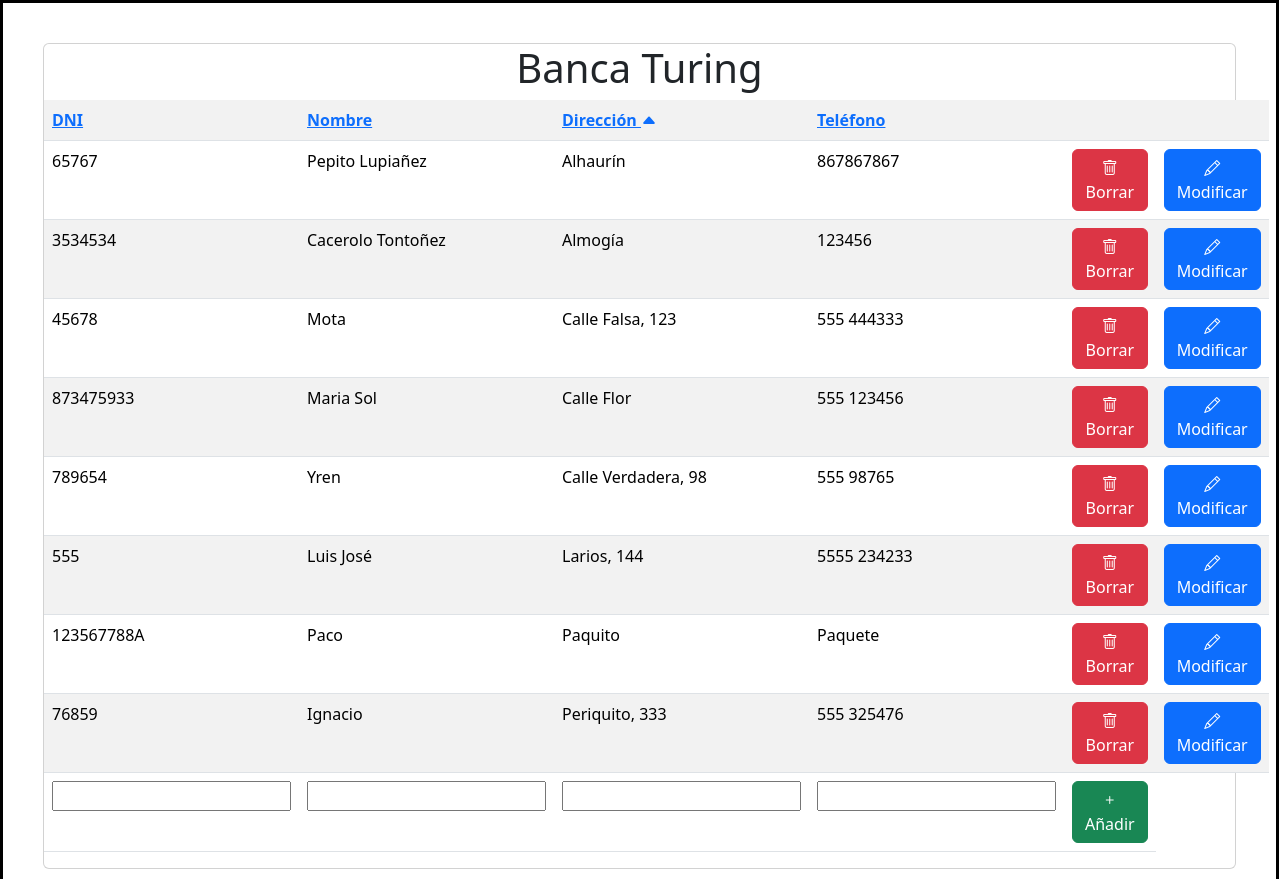
Screenshot of /?orden=direccion&apunta=ASC with the database file from the repository.
### tables this page shows
CREATE TABLE IF NOT EXISTS `cliente` (
  `dni` varchar(10) NOT NULL,
  `nombre` varchar(50) NOT NULL,
  `direccion` varchar(200) NOT NULL,
  `telefono` varchar(20) NOT NULL,
  PRIMARY KEY (`dni`)
);

### src/listado.php (the view, shortened to what this page needs)
<?php
require_once "conexion.php";
$orden = isset($_GET['orden']) ? $_GET['orden'] : "nombre";
$apunta = isset($_GET['apunta']) ? $_GET['apunta'] : "ASC";
$sql = "SELECT dni, nombre, direccion, telefono
        FROM cliente
        ORDER BY $orden $apunta";
$consulta = mysqli_query($conexion, $sql);
function iconoOrden($columna, $orden, $apunta)
{
    if ($orden == $columna) {
        return $apunta == "ASC"
            ? '<i class="bi bi-caret-up-fill"></i>'
            : '<i class="bi bi-caret-down-fill"></i>';
    }
    return "";
}
?>
<table class="table table-striped">
    <tr>
        <th> <a href="?orden=dni&apunta=<?= ($orden == 'dni' && $apunta == 'ASC') ? 'DESC' : 'ASC' ?>">
                DNI <?= iconoOrden("dni", $orden, $apunta) ?>
            </a></th>
        <th> <a href="?orden=nombre&apunta=<?= ($orden == 'nombre' && $apunta == 'ASC') ? 'DESC' : 'ASC' ?>">
                Nombre <?= iconoOrden("nombre", $orden, $apunta) ?>
            </a></th>
        <th><a href="?orden=direccion&apunta=<?= ($orden == 'direccion' && $apunta == 'ASC') ? 'DESC' : 'ASC' ?>">
                Dirección <?= iconoOrden("direccion", $orden, $apunta) ?>
            </a></th>
        <th><a href="?orden=telefono&apunta=<?= ($orden == 'telefono' && $apunta == 'ASC') ? 'DESC' : 'ASC' ?>">
                Teléfono <?= iconoOrden("telefono", $orden, $apunta) ?>
            </a></th>
        <th></th>
        <th></th>
    </tr>
    <?php while ($registro = mysqli_fetch_array($consulta)): ?>
        <?php if (($accion == "modificar") && ($dni == $registro["dni"])): ?>
            <tr class="fila-mod">
                <form action="index.php" method="post">
                    <td><input type="text" name="dni" value="<?= $registro['dni'] ?>"></td>
                    <td><input type="text" name="nombre" value="<?= $registro['nombre'] ?>"></td>
                    <td><input type="text" name="direccion" value="<?= $registro['direccion'] ?>"></td>
                    <td><input type="tel" name="telefono" value="<?= $registro['telefono'] ?>"></td>
                    <td>
                        <input type="hidden" name="accion" value="actualizar">
                        <input type="hidden" name="dniOld" value="<?= $registro['dni'] ?>">
                        <button type="submit" class="btn btn-success">
                            <i class="bi bi-check-lg"></i> Actualizar
                        </button>
                    </td>
                </form>
                <td>
                    <form action="index.php" method="post">
                        <button type="submit" class="btn btn-danger">
                            <i class="bi bi-x-lg"></i> Cancelar
                        </button>
                    </form>
                </td>
            </tr>
        <?php else: ?>
            <tr>
                <td><?= $registro['dni'] ?></td>
                <td><?= $registro['nombre'] ?></td>
                <td><?= $registro['direccion'] ?></td>
                <td><?= $registro['telefono'] ?></td>
                <td>
                    <form action="index.php" method="post">
                        <button type="submit" class="btn btn-danger" <?= $accion == "modificar" ? "disabled" : "" ?>>
                            <i class="bi bi-trash"></i> Borrar
                        </button>
                    </form>
                </td>
                <td>
                    <form action="index.php" method="post">
                        <button type="submit" class="btn btn-primary" <?= $accion == "modificar" ? "disabled" : "" ?>>
                            <i class="bi bi-pencil"></i> Modificar
                        </button>
                    </form>
                </td>
            </tr>
        <?php endif; ?>
    <?php endwhile; ?>
    <?php if ($accion != "modificar"): ?>
        <tr>
            <form action="index.php" method="post">
                <td><input type="text" name="dni" required></td>
                <td><input type="text" name="nombre" required></td>
                <td><input type="text" name="direccion" required></td>
                <td><input type="tel" name="telefono" required></td>
                <td>
                    <button type="submit" class="btn btn-success">
                        <i class="bi bi-plus"></i> Añadir
                    </button>
                </td>
            </form>
        </tr>
    <?php endif; ?>
</table>

### rows the page displays
cliente: dni "65767", nombre "Pepito Lupiañez", direccion "Alhaurín", telefono "867867867"
cliente: dni "3534534", nombre "Cacerolo Tontoñez", direccion "Almogía", telefono "123456"
cliente: dni "45678", nombre "Mota", direccion "Calle Falsa, 123", telefono "555 444333"
cliente: dni "873475933", nombre "Maria Sol", direccion "Calle Flor", telefono "555 123456"
cliente: dni "789654", nombre "Yren", direccion "Calle Verdadera, 98", telefono "555 98765"
cliente: dni "555", nombre "Luis José", direccion "Larios, 144", telefono "5555 234233"
cliente: dni "123567788A", nombre "Paco", direccion "Paquito", telefono "Paquete"
cliente: dni "76859", nombre "Ignacio", direccion "Periquito, 333", telefono "555 325476"
